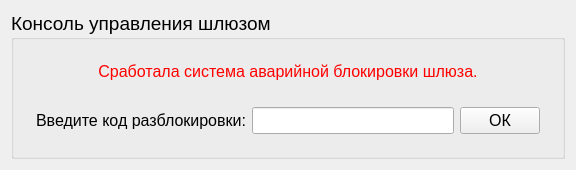
<?xml version="1.0" encoding="UTF-8"?>
<ui version="4.0">
 <class>MainWindow</class>
 <widget class="QMainWindow" name="MainWindow">
  <property name="geometry">
   <rect>
    <x>0</x>
    <y>0</y>
    <width>576</width>
    <height>170</height>
   </rect>
  </property>
  <property name="windowTitle">
   <string>Консоль управления шлюзом</string>
  </property>
  <widget class="QWidget" name="centralWidget">
   <layout class="QVBoxLayout" name="verticalLayout">
    <item>
     <widget class="QGroupBox" name="groupBox">
      <property name="font">
       <font>
        <pointsize>14</pointsize>
       </font>
      </property>
      <property name="title">
       <string>Консоль управления шлюзом</string>
      </property>
      <layout class="QGridLayout" name="gridLayout">
       <item row="0" column="0">
        <widget class="QStackedWidget" name="mainStack">
         <property name="currentIndex">
          <number>0</number>
         </property>
         <widget class="QWidget" name="codePage">
          <layout class="QGridLayout" name="gridLayout_2">
           <item row="2" column="1">
            <widget class="QLineEdit" name="codeEdit">
             <property name="font">
              <font>
               <pointsize>12</pointsize>
              </font>
             </property>
            </widget>
           </item>
           <item row="2" column="0">
            <widget class="QLabel" name="label_2">
             <property name="font">
              <font>
               <pointsize>12</pointsize>
              </font>
             </property>
             <property name="text">
              <string>Введите код разблокировки:</string>
             </property>
            </widget>
           </item>
           <item row="2" column="2">
            <widget class="QPushButton" name="codeButton">
             <property name="font">
              <font>
               <pointsize>12</pointsize>
              </font>
             </property>
             <property name="text">
              <string>ОК</string>
             </property>
            </widget>
           </item>
           <item row="0" column="0" colspan="3">
            <widget class="QLabel" name="label">
             <property name="font">
              <font>
               <pointsize>12</pointsize>
              </font>
             </property>
             <property name="text">
              <string>&lt;html&gt;&lt;head/&gt;&lt;body&gt;&lt;p&gt;&lt;span style=&quot; color:#ff0000;&quot;&gt;Сработала система аварийной блокировки шлюза.&lt;/span&gt;&lt;/p&gt;&lt;/body&gt;&lt;/html&gt;</string>
             </property>
             <property name="alignment">
              <set>Qt::AlignCenter</set>
             </property>
             <property name="wordWrap">
              <bool>true</bool>
             </property>
            </widget>
           </item>
           <item row="1" column="0" colspan="3">
            <spacer name="verticalSpacer">
             <property name="orientation">
              <enum>Qt::Vertical</enum>
             </property>
             <property name="sizeHint" stdset="0">
              <size>
               <width>20</width>
               <height>40</height>
              </size>
             </property>
            </spacer>
           </item>
          </layout>
         </widget>
         <widget class="QWidget" name="timerPage">
          <layout class="QVBoxLayout" name="verticalLayout_2">
           <item>
            <widget class="QLabel" name="label_3">
             <property name="font">
              <font>
               <pointsize>12</pointsize>
              </font>
             </property>
             <property name="text">
              <string>&lt;html&gt;&lt;head/&gt;&lt;body&gt;&lt;p&gt;Запущен процесс разблокировки шлюза. Открытие шлюза через:&lt;/p&gt;&lt;/body&gt;&lt;/html&gt;</string>
             </property>
             <property name="wordWrap">
              <bool>true</bool>
             </property>
            </widget>
           </item>
           <item>
            <spacer name="verticalSpacer_3">
             <property name="orientation">
              <enum>Qt::Vertical</enum>
             </property>
             <property name="sizeHint" stdset="0">
              <size>
               <width>20</width>
               <height>40</height>
              </size>
             </property>
            </spacer>
           </item>
           <item>
            <widget class="QLabel" name="timerLabel">
             <property name="font">
              <font>
               <pointsize>16</pointsize>
               <weight>75</weight>
               <bold>true</bold>
              </font>
             </property>
             <property name="text">
              <string>XX:XX</string>
             </property>
             <property name="alignment">
              <set>Qt::AlignCenter</set>
             </property>
            </widget>
           </item>
           <item>
            <spacer name="verticalSpacer_2">
             <property name="orientation">
              <enum>Qt::Vertical</enum>
             </property>
             <property name="sizeHint" stdset="0">
              <size>
               <width>20</width>
               <height>40</height>
              </size>
             </property>
            </spacer>
           </item>
          </layout>
         </widget>
        </widget>
       </item>
      </layout>
     </widget>
    </item>
   </layout>
  </widget>
 </widget>
 <layoutdefault spacing="6" margin="11"/>
 <resources/>
 <connections/>
</ui>
